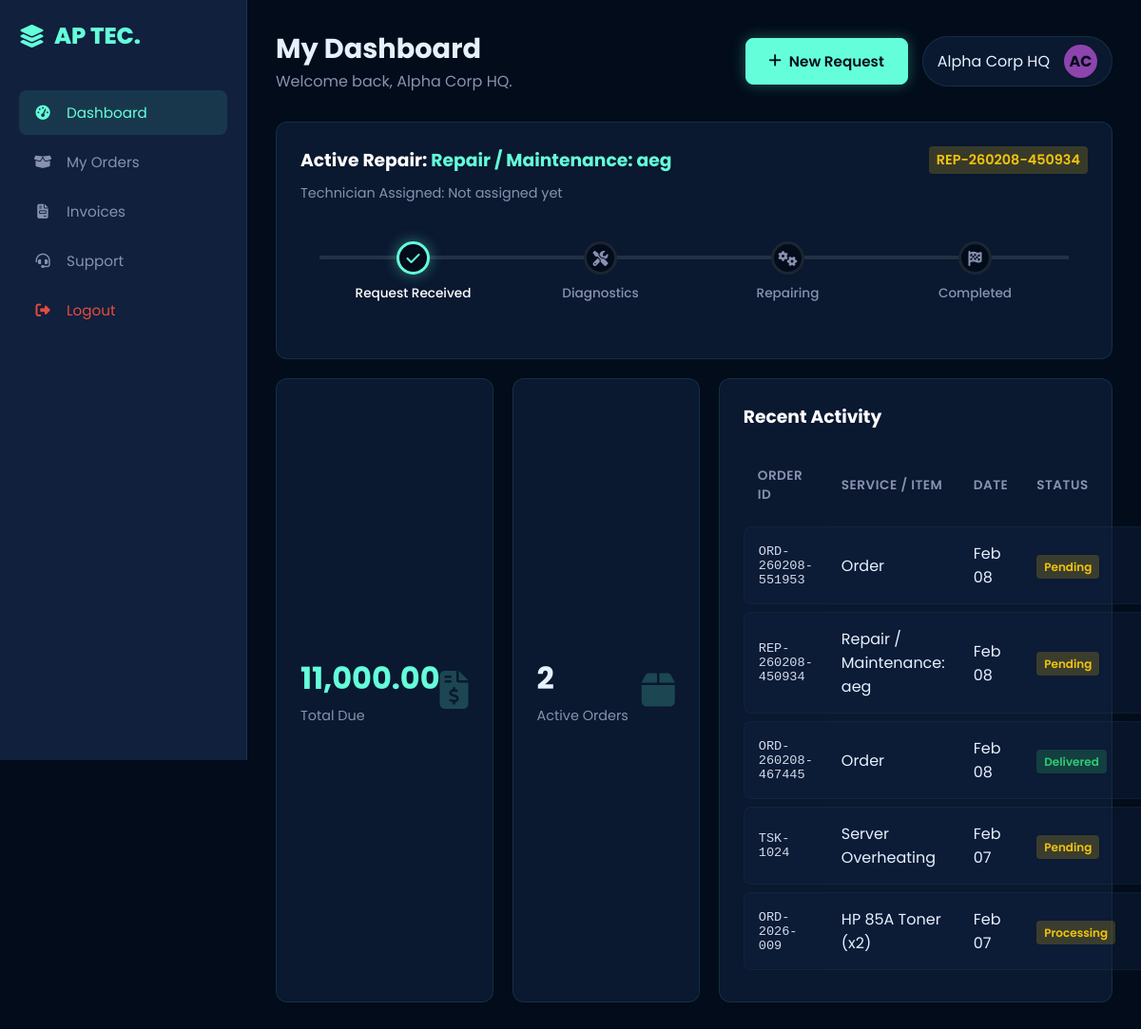
Screenshot of /html/customer_dashboard.php (signed in) with the database file from the repository.
### tables this page shows
CREATE TABLE `users` (
  `user_id` int(11) NOT NULL AUTO_INCREMENT,
  `username` varchar(50) NOT NULL,
  `password_hash` varchar(255) NOT NULL,
  `full_name` varchar(100) NOT NULL,
  `email` varchar(100) NOT NULL,
  `role` enum('Admin','Owner','Employee','Customer') NOT NULL,
  `avatar_initials` varchar(5) DEFAULT 'U',
  `avatar_color` varchar(20) DEFAULT '#0d2c4d',
  `phone` varchar(20) DEFAULT NULL,
  `address` text DEFAULT NULL,
  `status` enum('Active','Inactive','Banned') DEFAULT 'Active',
  `created_at` timestamp NOT NULL DEFAULT current_timestamp(),
  PRIMARY KEY (`user_id`),
  UNIQUE KEY `username` (`username`),
  UNIQUE KEY `email` (`email`)
);

CREATE TABLE `tasks` (
  `task_id` int(11) NOT NULL AUTO_INCREMENT,
  `task_reference` varchar(20) DEFAULT NULL,
  `title` varchar(150) NOT NULL,
  `description` text DEFAULT NULL,
  `customer_id` int(11) DEFAULT NULL,
  `assigned_to` int(11) DEFAULT NULL,
  `status` enum('Pending','In Progress','Waiting for Parts','Completed','Cancelled') DEFAULT 'Pending',
  `priority` enum('Low','Normal','High','Urgent') DEFAULT 'Normal',
  `due_date` date DEFAULT NULL,
  `location` varchar(150) DEFAULT NULL,
  `technician_notes` text DEFAULT NULL,
  `proof_image_path` varchar(255) DEFAULT NULL,
  `customer_rating` int(11) DEFAULT NULL CHECK (`customer_rating` between 1 and 5),
  `customer_feedback` text DEFAULT NULL,
  `created_at` timestamp NOT NULL DEFAULT current_timestamp(),
  PRIMARY KEY (`task_id`),
  UNIQUE KEY `task_reference` (`task_reference`),
  KEY `customer_id` (`customer_id`),
  KEY `assigned_to` (`assigned_to`),
  CONSTRAINT `tasks_ibfk_1` FOREIGN KEY (`customer_id`) REFERENCES `users` (`user_id`),
  CONSTRAINT `tasks_ibfk_2` FOREIGN KEY (`assigned_to`) REFERENCES `users` (`user_id`)
);

### html/customer_dashboard.php (the view, shortened to what this page needs)
<?php
require_once __DIR__ . "/../php/db.php";
$u = require_login(["customer"]);
function h(string $s): string { return htmlspecialchars($s, ENT_QUOTES, "UTF-8"); }
$customerId = (int)($u["user_id"] ?? 0);
function task_step(string $status): int {
    $status = strtolower($status);
    return match ($status) {
        "pending" => 1,
        "in progress" => 3,
        "waiting for parts" => 3,
        "completed" => 4,
        default => 1,
    };
}
$userStmt = $pdo->prepare("SELECT user_id, full_name, username, avatar_initials, avatar_color FROM users WHERE user_id = :id LIMIT 1");
$userStmt->execute([":id" => $customerId]);
$userRow = $userStmt->fetch(PDO::FETCH_ASSOC) ?: [];
$displayName = (string)($userRow["full_name"] ?? $u["full_name"] ?? $u["username"] ?? "Customer");
$avatarInit  = (string)($userRow["avatar_initials"] ?? "U");
$avatarColor = (string)($userRow["avatar_color"] ?? "#0d2c4d");
$dueStmt = $pdo->prepare("
    SELECT COALESCE(SUM(total_amount), 0) AS due
    FROM invoices
    WHERE customer_id = :cid
      AND status IN ('Unpaid','Overdue')
");
$dueStmt->execute([":cid" => $customerId]);
$totalDue = (float)($dueStmt->fetchColumn() ?: 0);
$activeOrdersStmt = $pdo->prepare("
    SELECT COUNT(*)
    FROM orders
    WHERE customer_id = :cid
      AND status NOT IN ('Delivered','Cancelled')
");
$activeOrdersStmt->execute([":cid" => $customerId]);
$activeOrders = (int)($activeOrdersStmt->fetchColumn() ?: 0);
$taskStmt = $pdo->prepare("
    SELECT
        t.task_id, t.task_reference, t.title, t.location, t.status, t.created_at,
        tech.full_name AS technician_name
    FROM tasks t
    LEFT JOIN users tech ON tech.user_id = t.assigned_to
    WHERE t.customer_id = :cid
      AND t.status NOT IN ('Completed','Cancelled')
    ORDER BY t.created_at DESC
    LIMIT 1
");
$taskStmt->execute([":cid" => $customerId]);
$activeTask = $taskStmt->fetch(PDO::FETCH_ASSOC) ?: null;
$activityStmt = $pdo->prepare("
    (SELECT
        'order' AS kind,
        o.order_id AS id,
        o.order_reference AS ref,
        o.order_date AS dt,
        o.status AS st,
        COALESCE((
            SELECT CONCAT(i.item_name, ' (x', oi.quantity, ')')
            FROM order_items oi
            JOIN inventory i ON i.item_id = oi.item_id
            WHERE oi.order_id = o.order_id
            LIMIT 1
        ), 'Order') AS title,
        inv.invoice_id AS invoice_id
     FROM orders o
     LEFT JOIN invoices inv ON inv.order_id = o.order_id AND inv.customer_id = o.customer_id
     WHERE o.customer_id = :cid1
    )
    UNION ALL
    (SELECT
        'task' AS kind,
        t.task_id AS id,
        t.task_reference AS ref,
        t.created_at AS dt,
        t.status AS st,
        t.title AS title,
        NULL AS invoice_id
     FROM tasks t
     WHERE t.customer_id = :cid2
    )
    ORDER BY dt DESC
    LIMIT 5
");
$activityStmt->execute([":cid1" => $customerId, ":cid2" => $customerId]);
$recent = $activityStmt->fetchAll(PDO::FETCH_ASSOC);
function money(float $v): string {
    return number_format($v, 2, ".", ",");
}
$step = $activeTask ? task_step((string)$activeTask["status"]) : 0;
$ticketLabel = $activeTask ? ((string)($activeTask["task_reference"] ?? ("REP-" . $activeTask["task_id"]))) : "";
$taskTitle = $activeTask ? (string)$activeTask["title"] : "No active repair";
$taskLoc = $activeTask ? (string)($activeTask["location"] ?? "") : "";
$techName = $activeTask ? ((string)($activeTask["technician_name"] ?? "Not assigned yet")) : "";
?>
<!DOCTYPE html>
<html lang="en">
<head>
    <link rel="stylesheet" href="https://cdnjs.cloudflare.com/ajax/libs/font-awesome/6.4.0/css/all.min.css">
    <link rel="stylesheet" href="../css/style.css">
</head>
<body>
    <div class="dashboard-container">
        <aside class="sidebar">
            <div class="sidebar-brand">
                <i class="fa-solid fa-layer-group"></i> AP TEC.
            </div>
            <ul class="nav-menu">
                <li class="nav-item">
                    <a href="customer_dashboard.php" class="nav-link active">
                        <i class="fa-solid fa-gauge-high"></i> Dashboard
                    </a>
                </li>
                <li class="nav-item">
                    <a href="customer_orders.php" class="nav-link">
                        <i class="fa-solid fa-box-open"></i> My Orders
                    </a>
                </li>
                <li class="nav-item">
                    <a href="customer_invoices.php" class="nav-link">
                        <i class="fa-solid fa-file-invoice"></i> Invoices
                    </a>
                </li>
                <li class="nav-item">
                    <a href="customer_support.php" class="nav-link">
                        <i class="fa-solid fa-headset"></i> Support
                    </a>
                </li>
                 <li class="nav-item" style="margin-top: auto;">
                    <a href="../index.html" class="nav-link logout-btn" style="color: #e74c3c;">
                        <i class="fa-solid fa-right-from-bracket"></i> Logout
                    </a>
                </li>
            </ul>
        </aside>
        <main class="main-content">
            <header class="top-bar">
                <div class="page-title">
                    <h1>My Dashboard</h1>
                    <p style="color: var(--secondary);">Welcome back, <?= h($displayName) ?>.</p>
                </div>
                <div style="display: flex; gap: 15px; align-items: center;">
                    <button id="btnNewRequest" class="btn btn-primary">
                        <i class="fa-solid fa-plus"></i> New Request
                    </button>
                    <div class="user-profile">
                        <span><?= h($displayName) ?></span>
                        <div class="user-avatar" style="background: <?= h($avatarColor) ?>;"><?= h($avatarInit) ?></div>
                    </div>
                </div>
            </header>
            <div class="dashboard-grid">
                <div class="wide-widget" style="grid-column: span 4; height: auto; min-height: 250px;">
                    <div style="display: flex; justify-content: space-between; align-items: center; margin-bottom: 10px;">
                        <h3 style="color: white;">
                            Active Repair:
                            <span style="color: var(--primary);">
                                <?= h($taskTitle) ?><?= $taskLoc ? " (" . h($taskLoc) . ")" : "" ?>
                            </span>
                        </h3>
                        <?php if ($activeTask): ?>
                            <span class="status-badge status-pending" style="font-size: 0.9rem;"><?= h($ticketLabel) ?></span>
                        <?php else: ?>
                            <span class="status-badge status-active" style="font-size: 0.9rem;">No Ticket</span>
                        <?php endif; ?>
                    </div>
                    <p style="color: var(--secondary); font-size: 0.9rem; margin-bottom: 30px;">
                        Technician Assigned: <?= h($techName) ?>
                    </p>
                    <div class="track-container">
                        <?php
                            $s1 = ($step >= 1) ? "completed" : "";
                            $s2 = ($step >= 2) ? "completed" : "";
                            $s3 = ($step >= 3) ? "completed" : "";
                            $s4 = ($step >= 4) ? "completed" : "";
                            if ($activeTask) {
                                if ($step === 1) $s1 = "active";
                            }
                        ?>
                        <div class="step-item <?= h($s1) ?>">
                            <div class="step-circle"><i class="fa-solid fa-check"></i></div>
                            <div class="step-text">Request Received</div>
                        </div>
                        <div class="step-item <?= h($s2) ?>">
                            <div class="step-circle"><i class="fa-solid fa-screwdriver-wrench"></i></div>
                            <div class="step-text">Diagnostics</div>
                        </div>
                        <div class="step-item <?= h($s3) ?>">
                            <div class="step-circle"><i class="fa-solid fa-gears"></i></div>
                            <div class="step-text">Repairing</div>
                        </div>
                        <div class="step-item <?= h($s4) ?>">
                            <div class="step-circle"><i class="fa-solid fa-flag-checkered"></i></div>
                            <div class="step-text">Completed</div>
                        </div>
                    </div>
                </div>
                <div class="stat-card">
                    <div class="stat-info">
                        <h3 style="color: #64ffda;"><?= h(money($totalDue)) ?></h3>
                        <p>Total Due</p>
                    </div>
                    <div class="stat-icon"><i class="fa-solid fa-file-invoice-dollar"></i></div>
                </div>
                <div class="stat-card">
                    <div class="stat-info">
                        <h3><?= (int)$activeOrders ?></h3>
                        <p>Active Orders</p>
                    </div>
                    <div class="stat-icon"><i class="fa-solid fa-box"></i></div>
                </div>
                <div class="wide-widget" style="grid-column: span 2; height: auto;">
                    <h3 style="color: white; margin-bottom: 15px;">Recent Activity</h3>
                    <table class="table-responsive">
                        <thead>
                            <tr>
                                <th>Order ID</th>
                                <th>Service / Item</th>
                                <th>Date</th>
                                <th>Status</th>
                                <th>Action</th>
                            </tr>
                        </thead>
                        <tbody>
                            <?php if (!$recent): ?>
                                <tr>
                                    <td colspan="5" style="color: var(--secondary); padding: 14px;">
                                        No recent activity yet.
                                    </td>
                                </tr>
                            <?php else: ?>
                                <?php foreach ($recent as $row): ?>
                                    <?php
                                        $ref = (string)($row["ref"] ?? "");
                                        $title = (string)($row["title"] ?? "");
                                        $dt = (string)($row["dt"] ?? "");
                                        $status = (string)($row["st"] ?? "");
                                        $dateLabel = $dt ? date("M d", strtotime($dt)) : "-";
                                        $badgeClass = "status-pending";
                                        $stLower = strtolower($status);
                                        if (in_array($stLower, ["delivered","completed","resolved","closed"], true)) $badgeClass = "status-active";
                                    ?>
                                    <tr>
                                        <td class="font-mono"><?= h($ref !== "" ? $ref : (string)$row["kind"]) ?></td>
                                        <td><?= h($title) ?></td>
                                        <td><?= h($dateLabel) ?></td>
                                        <td><span class="status-badge <?= h($badgeClass) ?>"><?= h($status) ?></span></td>
                                        <td>
                                        </td>
                                    </tr>
                                <?php endforeach; ?>
                            <?php endif; ?>
                        </tbody>
                    </table>
                </div>
            </div>
        </main>
    </div>
</body>
</html>

### rows the page displays
users: full_name "Alpha Corp HQ", avatar_initials "AC"
tasks: title "Repair / Maintenance: aeg", task_reference "REP-260208-450934"

### other values shown
$techName "Not assigned yet"
money($totalDue) "11,000.00"
$activeOrders "2"
$ref !== "" ? $ref : (string)$row["kind"] "ORD-260208-551953"
$title "Order"
$status "Pending"
$ref !== "" ? $ref : (string)$row["kind"] "REP-260208-450934"
$title "Repair / Maintenance: aeg"
$ref !== "" ? $ref : (string)$row["kind"] "ORD-260208-467445"
$status "Delivered"
$ref !== "" ? $ref : (string)$row["kind"] "TSK-1024"
$title "Server Overheating"
$ref !== "" ? $ref : (string)$row["kind"] "ORD-2026-009"
$title "HP 85A Toner (x2)"
$status "Processing"
